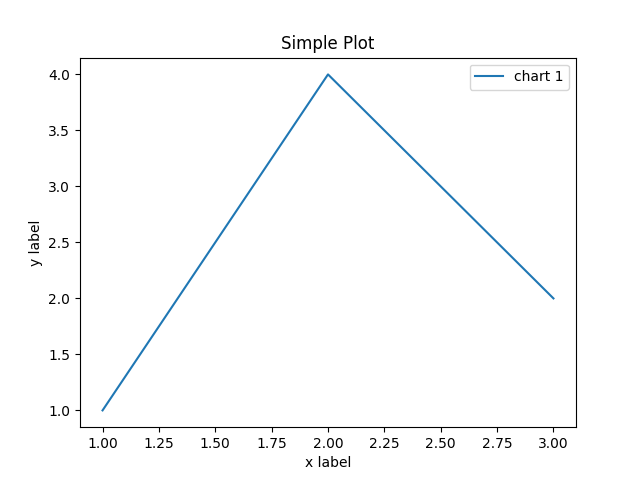

The Python source for this figure:
import matplotlib.pyplot as plt

(fig, ax) = plt.subplots()
ax.plot([1, 2, 3, ], [1, 4, 2, ], label='chart 1')
ax.set_xlabel('x label')
ax.set_ylabel('y label')
ax.set_title("Simple Plot")
ax.legend()
plt.show()
